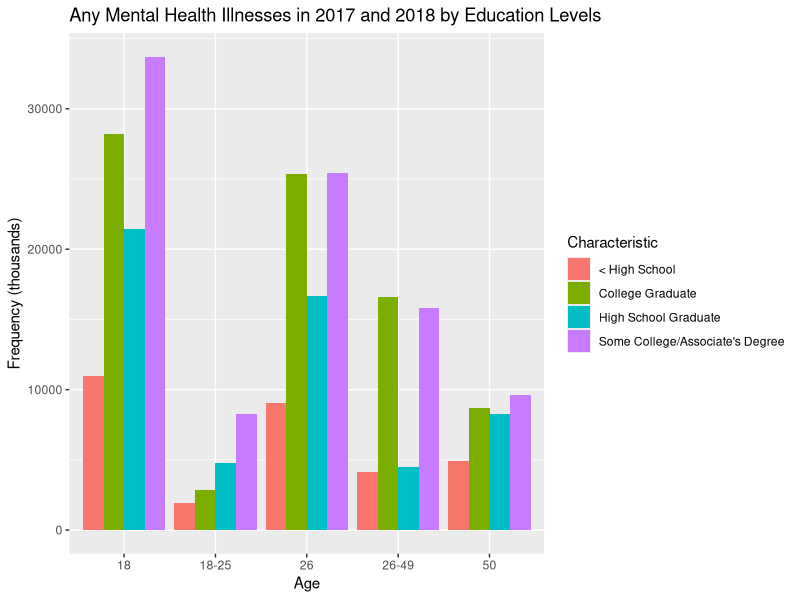
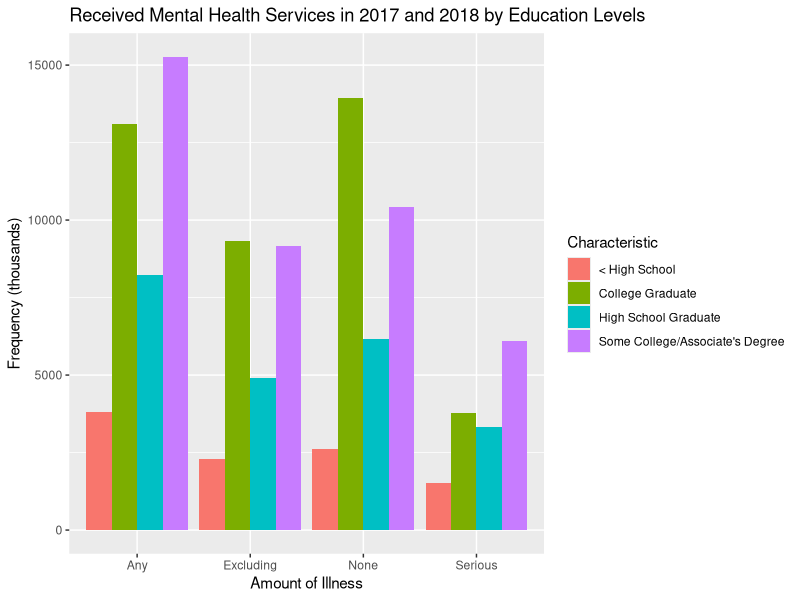

These charts were generated, in order, by the following R code:
library(dplyr)
library(tidyverse)
library(ggplot2)
library(data.table)
library(reshape2)

# Table 8.3
table8_3 <- read.csv("../data/table8_3_clean.csv")

table8_3 <- table8_3 %>% rename(
  "18" = "X18",
  "18-25" = "X18.25",
  "26" = "X26",
  "26-49" = "X26.49",
  "50" = "X50")

table8_3_clean <- table8_3 %>%
  gather("Age", "Frequency", -Characteristic)

any <- ggplot(data=table8_3_clean, aes(x=Age, y=Frequency, fill=Characteristic)) +
  geom_bar(stat="identity", position=position_dodge()) +
  labs(title="Any Mental Health Illnesses in 2017 and 2018 by Education Levels",
       x ="Age", y = "Frequency (thousands)")


#Table 8.18
table8_18 <- read.csv("../data/table8_18_clean.csv")


table8_18_clean<- table8_18 %>%
  gather("Illness", "Frequency", -Characteristic)

received <- ggplot(data=table8_18_clean, aes(x=Illness, y=Frequency, fill=Characteristic, main = "hi")) +
  geom_bar(stat="identity", position=position_dodge()) +
  labs(title="Received Mental Health Services in 2017 and 2018 by Education Levels",
              x ="Amount of Illness", y = "Frequency (thousands)")


## Analysis for Bar Plot
# These graphs show the number of people (in thousands) over 18 years old who have any mental illnesses compared to
# those who had received mental health services in 2017 and 2018 combined. Any refers to any mental illnesses reported,
# Serious refers to serious mental illnesses reported, Excluding reders to any mental illnesses
# excluding serious mental illnesses, and None refers to those with no mental illnesses recorded.
# The dataset was filtered through geographic/socioeconomic characteristics, so we
# chose to look at the relationship between education levels and those getting mental health help in the US. 
# The graphs generally show that more people reported mental illnesses than the amount of people getting
# help, but we can see that those with college or associates degrees have the largest amount of mental illnesses, yet
# they're the group with the most number of people that got help. We can also use this data by mapping it out
# and comparing it to areas of the US with high and low education levels to make inferences about where access to mental 
# health services are the highest and lowest.




